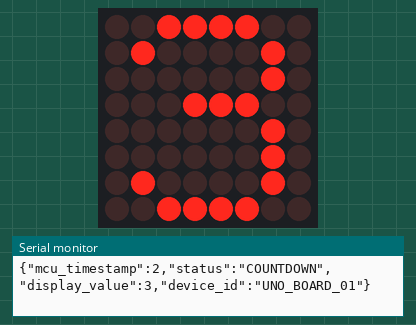
Simulated run of this program. Board: Arduino Uno, built with avr-gcc and run on an emulated ATmega328P. On the bench: 8×8 LED matrix, the last lines printed to the serial monitor.

Above: at 0.1 s.
At 1.1 s:
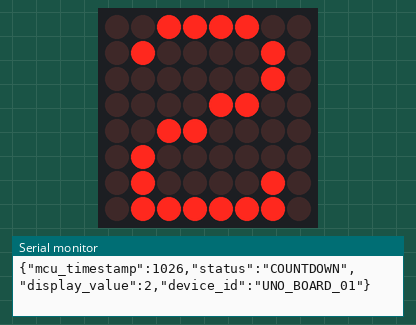
At 2.1 s:
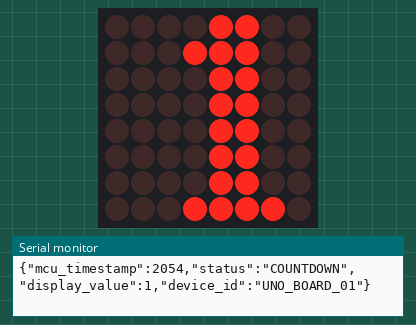
At 3.2 s:
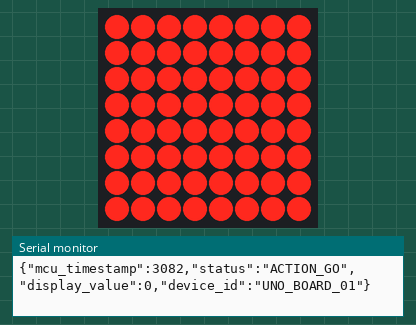
At 3.7 s:
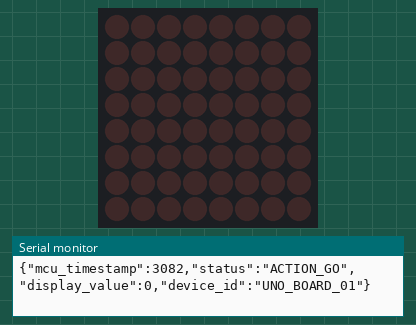

The program:

main.cpp
```cpp
// [1] 기본 전체 껐다켰다 실습

// #include <Arduino.h>
// #include <LedControl.h>

// // 핀설정 (DIN = 11, CLK = 13, CS = 10)
// // 마지막 인자 1은 연결된 도트 메트릭스 모듈의 개수
// LedControl lc = LedControl(11,13,10,1);

// void setup(){
//   // 절전모드 해제(기본적으로 칩이 잠들어 있다고 함)
//   lc.shutdown(0,false);

//   // 밝기 설정(0~15 사이, 처음엔 4로 시작)
//   lc.setIntensity(0,4);

//   // 화면 깨끗하게 비우기
//   lc.clearDisplay(0);
// }

// void loop(){
//   // 1단계: 64개 LED 전체 다 켜기
//   for (int row = 0; row<8; row++){
//     for (int col =0; col<8; col++){
//       lc.setLed(0,row,col,true);
//     }
//   }
//   delay(1000); // 1초 대기

//   //2단계 : 64개 LED 전체 다 끄기
//   lc.clearDisplay(0);
//   delay(1000); // 1초 대기

// }

// [2] 기본 아두이노 스마일 예제

// #include <Arduino.h>
// #include <LedControl.h>

// LedControl lc = LedControl(11, 13, 10, 1);

// void setup() {
//   lc.shutdown(0, false);
//   lc.setIntensity(0, 3); // 눈 아프지 않게 밝기 조절
//   lc.clearDisplay(0);

//   // 스마일 모양 만들기 (1이 불이 켜지는 곳, 0이 꺼지는 곳)
//   lc.setRow(0, 0, B00111100); //   ####
//   lc.setRow(0, 1, B01000010); //  #    #
//   lc.setRow(0, 2, B10100101); // # #  # # (눈)
//   lc.setRow(0, 3, B10000001); // #      #
//   lc.setRow(0, 4, B10100101); // # #  # # (입 시작)
//   lc.setRow(0, 5, B10011001); // #  ##  #
//   lc.setRow(0, 6, B01000010); //  #    #
//   lc.setRow(0, 7, B00111100); //   ####
// }

// void loop() {
//   // 모양만 띄워놓을 거라 loop는 비워둡니다.
// }


// [3] 3초 카운트 다운 예제

#include <Arduino.h>
#include <LedControl.h>

LedControl lc = LedControl(11, 13, 10, 1);

const byte number3[8] = { B00111100, B01000010, B00000010, B00011100, B00000010, B00000010, B01000010, B00111100 };
const byte number2[8] = { B00111100, B01000010, B00000010, B00001100, B00110000, B01000000, B01000010, B01111110 };
const byte number1[8] = { B00001100, B00011100, B00001100, B00001100, B00001100, B00001100, B00001100, B00011110 };

void displayPattern(const byte pattern[8]) {
  for (int row = 0; row < 8; row++) { lc.setRow(0, row, pattern[row]); }
}

// JSON 데이터를 시리얼로 전송하는 함수
void sendJsonData(String status, int displayVal) {
  unsigned long runTime = millis(); // 아두이노가 켜진 후 흘러간 시간 (밀리초, 클럭 대용 순서 보장)

  // JSON 문자열 조립
  String jsonStr = "{";
  jsonStr += "\"mcu_timestamp\":" + String(runTime) + ",";
  jsonStr += "\"status\":\"" + status + "\",";
  jsonStr += "\"display_value\":" + String(displayVal) + ",";
  jsonStr += "\"device_id\":\"UNO_BOARD_01\"";
  jsonStr += "}";

  Serial.println(jsonStr); // 파이썬이 읽을 수 있게 한 줄로 전송
}

void setup() {
  lc.shutdown(0, false);
  lc.setIntensity(0, 5);
  lc.clearDisplay(0);
  Serial.begin(9600);
}

void loop() {
  displayPattern(number3);
  sendJsonData("COUNTDOWN", 3);
  delay(1000);

  displayPattern(number2);
  sendJsonData("COUNTDOWN", 2);
  delay(1000);

  displayPattern(number1);
  sendJsonData("COUNTDOWN", 1);
  delay(1000);

  lc.clearDisplay(0);
  sendJsonData("ACTION_GO", 0);

  for (int row = 0; row < 8; row++) { lc.setRow(0, row, B11111111); }
  delay(500);

  lc.clearDisplay(0);
  delay(1500);
}
```

Measured:
- by itself, everything shown: repeats every 5.1 s, in 5 steps
- what the display in image 1 shows lasts 1.0 s, from 1.1 s to 2.1 s
- what the display in image 3 shows lasts 0.5 s, from 3.1 s to 3.6 s
- what the display in image 4 shows lasts 1.5 s, from 3.6 s to 5.1 s
